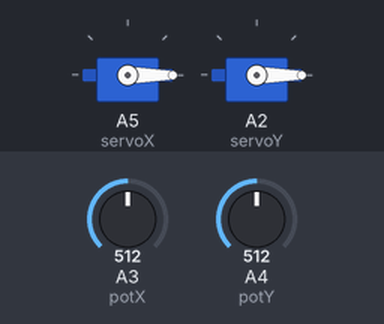
The sketch below on a simulated Arduino Uno, built with avr-gcc and run on an emulated ATmega328P. Shown: 2 × servo. Inputs (shaded band) come from the test bench; at power-on: A3 (potX) = 512, A4 (potY) = 512.

Above: at 1.2 s.
1.3 s: A3 (potX) set to 306
At 1.8 s:
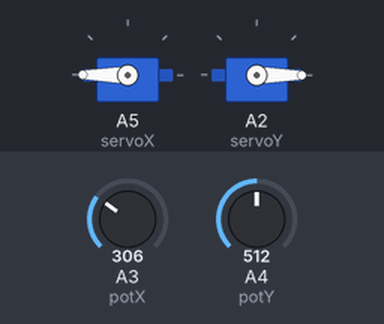
2.8 s: A4 (potY) set to 306
At 4.0 s:
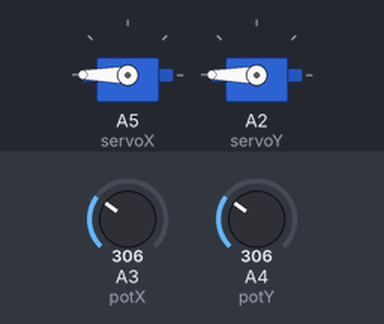
4.3 s: A3 (potX) set to 122
At 5.3 s:
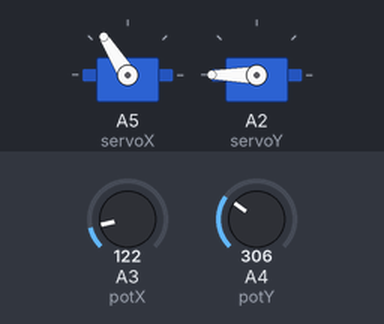
5.8 s: A4 (potY) set to 122
At 6.5 s:
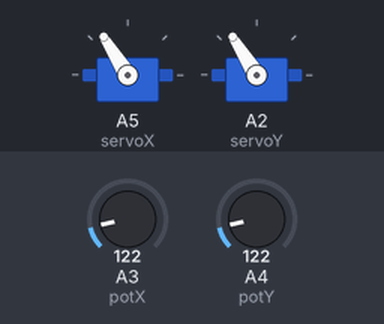
7.3 s: A3 (potX) set to 0
At 7.6 s:
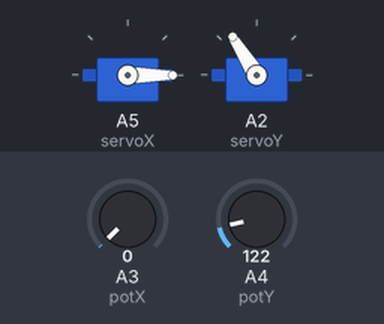
8.8 s: A4 (potY) set to 900
At 10.0 s:
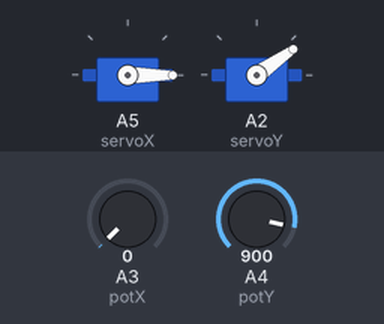
Timing chart, 0 to 11.3 s (numbered marks = the images above; inputs shaded):
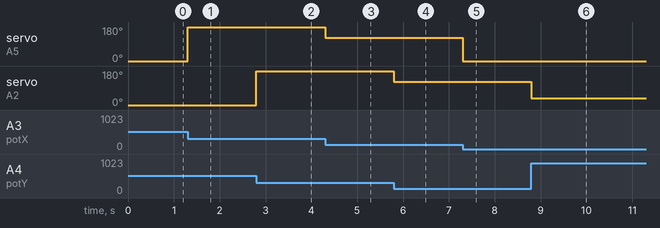

Measured:
- after the input at 1.3 s, servo on A5 (servoX): 0° → 180° at once
- after the input at 2.8 s, servo on A2 (servoY): 0° → 180° at once
- after the input at 4.3 s, servo on A5 (servoX): 180° → 122° at once
- after the input at 5.8 s, servo on A2 (servoY): 180° → 122° at once
- after the input at 7.3 s, servo on A5 (servoX): 122° → 0° at once
- after the input at 8.8 s, servo on A2 (servoY): 122° → 35° at once

The sketch:

laser.turret.ino
```cpp
#include <Servo.h>


const int potX = A3;
const int potY = A4;
Servo servoX;
Servo servoY;

int positionX; // this is gonna be the measured resistance of the potentiometer
int positionY;
int mapX;      // I am now realizing that these are completely useless.
int mapY;

void setup() {
  pinMode(potX, INPUT);
  pinMode(potY, INPUT);
  servoX.attach(A5);
  servoY.attach(A2);
  servoX.write(0);
  servoY.write(0);
}

void loop() {
 positionX = analogRead(potX);
 positionY = analogRead(potY);
 mapX = map(positionX, 0, 1023, 0, 160);
 mapY = map(positionX, 0, 1023, 0, 160);
 servoX.write(positionX);
 servoY.write(positionY);


}
```
